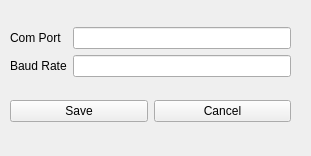
<?xml version="1.0" encoding="UTF-8"?>
<ui version="4.0">
 <class>SettingsWidget</class>
 <widget class="QWidget" name="SettingsWidget">
  <property name="geometry">
   <rect>
    <x>0</x>
    <y>0</y>
    <width>311</width>
    <height>156</height>
   </rect>
  </property>
  <property name="windowTitle">
   <string>Connection Settings</string>
  </property>
  <widget class="QWidget" name="verticalLayoutWidget_3">
   <property name="geometry">
    <rect>
     <x>10</x>
     <y>10</y>
     <width>281</width>
     <height>131</height>
    </rect>
   </property>
   <layout class="QVBoxLayout" name="verticalLayout_3">
    <item>
     <layout class="QHBoxLayout" name="horizontalLayout_3">
      <item>
       <layout class="QVBoxLayout" name="verticalLayout">
        <item>
         <widget class="QLabel" name="label">
          <property name="text">
           <string>Com Port</string>
          </property>
         </widget>
        </item>
        <item>
         <widget class="QLabel" name="label_2">
          <property name="text">
           <string>Baud Rate</string>
          </property>
         </widget>
        </item>
       </layout>
      </item>
      <item>
       <layout class="QVBoxLayout" name="verticalLayout_2">
        <item>
         <widget class="QLineEdit" name="comPortLineEdit"/>
        </item>
        <item>
         <widget class="QLineEdit" name="baudRateLineEdit"/>
        </item>
       </layout>
      </item>
     </layout>
    </item>
    <item>
     <layout class="QHBoxLayout" name="horizontalLayout">
      <item>
       <widget class="QPushButton" name="savePushButton">
        <property name="text">
         <string>Save</string>
        </property>
       </widget>
      </item>
      <item>
       <widget class="QPushButton" name="cancelPushButton">
        <property name="text">
         <string>Cancel</string>
        </property>
       </widget>
      </item>
     </layout>
    </item>
   </layout>
  </widget>
 </widget>
 <resources/>
 <connections/>
</ui>
